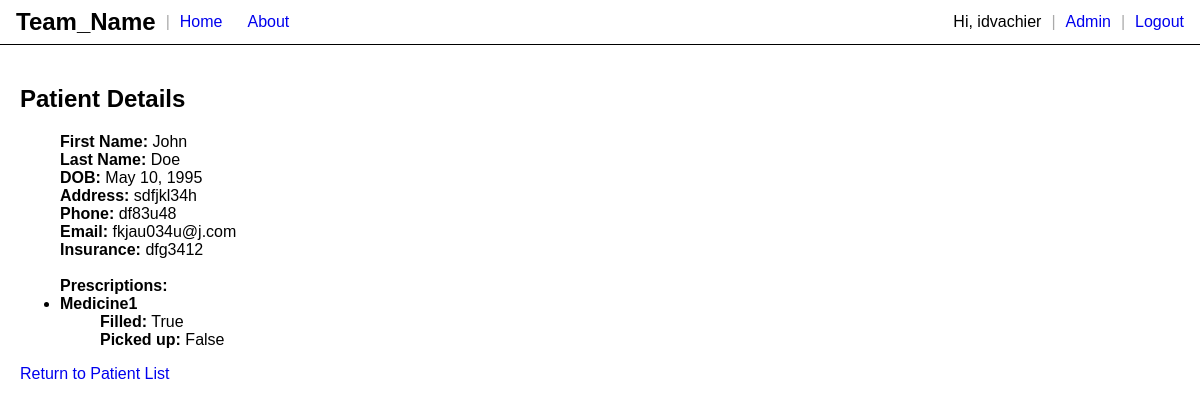
/patients/details/2/ (signed in), run on an earlier commit of the app's database.
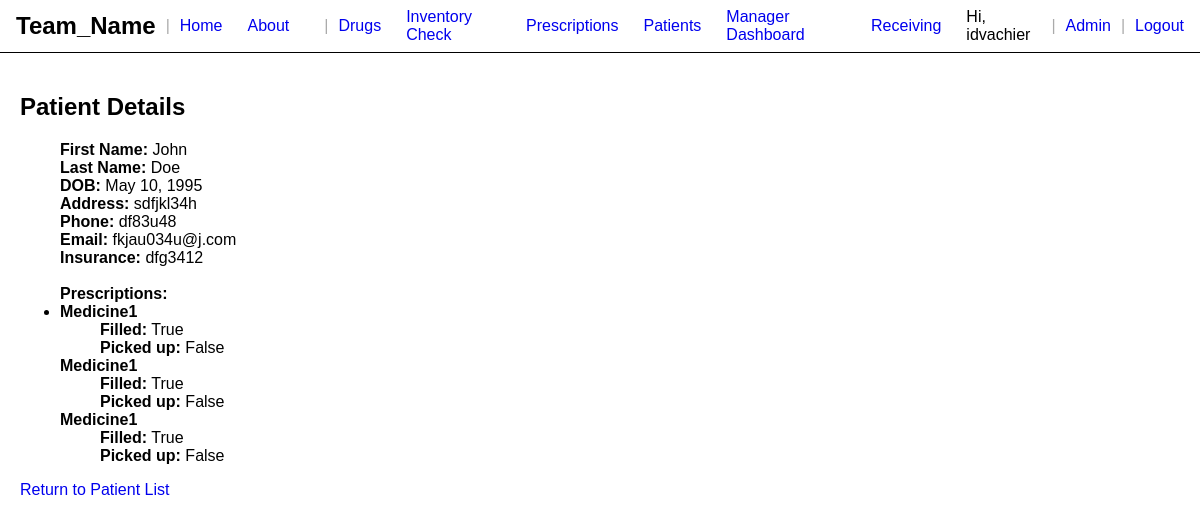
And on a later commit of the database.
### prescriptions/models.py (models this page shows, shortened)
class Prescription(models.Model):
    patient = models.ForeignKey(Patient, on_delete=models.CASCADE, null=True, related_name="prescriptions")
    medication = models.ForeignKey(Drug, on_delete=models.CASCADE, null=True)
    dosage = models.CharField(max_length=100)
    instructions = models.TextField(max_length=1000)
    doctor_name = models.CharField(max_length=100)
    in_person = models.BooleanField(default=False)
    date_prescribed = models.DateTimeField(auto_now_add=True)
    is_filled = models.BooleanField(default=False)  # New field to track if prescription is filled
    picked_up = models.BooleanField(default=False)  # New field to track if prescription has been picked up by patient
    created_by = CurrentUserField()

### drugs/models.py (models this page shows, shortened)
class Drug(models.Model):
    DOSAGE_FORM = [
        ("Tablet", "Tablet"),
        ("Capsule", "Capsule"),
        ("Liquid", "Liquid"),
        ("Ointment", "Ointment")
    ]
    DRUG_CLASS= [
        ('Analgesics', 'Analgesics'),
        ('Antibiotics', 'Antibiotics'),
        ('Antivirals', 'Antivirals'),
        ('Antidepressants', 'Antidepressants'),
        ('Antihypertensives', 'Antihypertensives'),
        ('Antihistamines', 'Antihistamines'),
        ('Anticoagulants', 'Anticoagulants'),
        ('Diuretics', 'Diuretics'),
        ('Hormonal agents', 'Hormonal agents'),
        ('Statins', 'Statins'),
        ('Beta-blockers', 'Beta-blockers'),
        ('Corticosteroids', 'Corticosteroids'),
        ('Mood stabilizers', 'Mood stabilizers'),
        ('Antipsychotics', 'Antipsychotics'),
        ('Immunosuppressants', 'Immunosuppressants'),
    ]
    RX_CHOICE = [
        ('Yes', 'Yes'),
        ('No', 'No'),
    ]
    drug_name    = models.CharField(max_length=255) # Common name.
    generic_name = models.CharField(max_length=255, blank=True, null=True) # Generic name.
    brand_name   = models.CharField(max_length=255, blank=True, null=True) # Brand names associated.
    dosage_form  = models.CharField(max_length=20, choices=DOSAGE_FORM) # Dosage form: tablet, capsule, liquid, ointment.
    strength     = models.PositiveIntegerField() # Amount of active ingredients per unit in mg.
    manufacturer = models.CharField(max_length=255) # Manufacturer name.
    drug_class   = models.CharField(max_length=20, choices=DRUG_CLASS) # Classification: antibiotic, analgesic...
    indications  = models.TextField(blank=True, null=True) # Medical condition for which the drug is prescribed.
    side_effects = models.TextField(blank=True, null=True) # Common side effects.
    contraind    = models.TextField(blank=True, null=True) # Conditions that serve as reasons to not use the drug.
    dosage_inst  = models.TextField(blank=True, null=True) # Recommended dosage.
    stock_qty    = models.PositiveIntegerField(default=0) # Number of units available.
    exp_date     = models.DateField() # Expiration date.
    rx_required  = models.CharField(max_length=20, choices=RX_CHOICE) # Is a prescription is necessary.
    price        = models.DecimalField(max_digits=10, decimal_places=2) # Cost of the drug per unit.
    storage_cond = models.TextField(blank=True, null=True) # Recommended storage information: temperature, light exposure...
    bar_code     = models.CharField(max_length=100, unique=True) # Unique identifier.
    created_at   = models.DateTimeField(auto_now_add=True) # Date of entry created.
    updated_at   = models.DateTimeField(auto_now=True) # Date of entry updated.

### patient/views.py (the view)
# urls.py: path('details/<int:pk>/', views.patient_details, name='patient_details')
@login_required
def patient_details(request, pk):
    patient = get_object_or_404(Patient, pk=pk)
    return render(request, 'patient_details.html', {'patient' : patient})

### drugs/templatetags/custom_filters.py (called while the page is built)
@register.filter
def is_in_group(user, group_names):
    group_list = group_names.split(',')
    return user.groups.filter(name__in=group_list).exists()

### patient/templates/patient_details.html (shortened to what this page needs)
{% extends "base.html" %}
{% load custom_filters %}
{% block css %}
    {% load static %}
    <link rel="stylesheet" type="text/css" href="{% static 'prescription_list.css' %}" />
{% endblock css %}
{% block content %}
    <html>
    <head>
    </head>
    <body>
        <h2>Patient Details</h2>
        <ul>
            <strong>First Name:</strong> {{ patient.first_name }}<br>
            <strong>Last Name:</strong> {{ patient.last_name }}<br>
            <strong>DOB:</strong> {{ patient.dob }}<br>
            <strong>Address:</strong> {{ patient.address }}<br>
            <strong>Phone:</strong> {{ patient.phone }}<br>
            <strong>Email:</strong> {{ patient.email }}<br>
            <strong>Insurance:</strong> {{ patient.insurance }}<br><br>
            <strong>Prescriptions:</strong><br>
                <li>
                {% for prescription in patient.prescriptions.all %}
                <strong>{{prescription.medication.drug_name}}</strong>
                <ul>
                    <strong>Filled:</strong> {{prescription.is_filled}}<br>
                    <strong>Picked up:</strong> {{prescription.picked_up}}<br>
                </ul>
                {% endfor %}
                </li>
        </ul>
    </body>
    <a href="{% url 'patient_list'%}">Return to Patient List</a>
    </html>
{% endblock %}

### templates/base.html (shortened to what this page needs)
<!DOCTYPE html>
<html lang="en">
    <head>
        {% block css %}
        {% endblock css %}
        {% load static %}
        <link rel="stylesheet" type="text/css" href="{% static 'base.css' %}" />
    </head>
    <body>
        <header>
            <div class="header-section brand">
                <h1>Team_Name</h1>
            </div>
            <span class="divider">|</span>
            <div class="header-section navigation">
                <a href="{% url 'landingPage' %}" class="nav-link">Home</a>
                <a href="{% url 'about' %}" class="nav-link">About</a>
                {% load custom_filters %}
                {% if user|is_in_group:"Pharmacy Technician,Pharmacist,Pharmacy Manager,Cashier" %}
                    <span class="divider">|</span>
                    <a href="{% url 'create_drug' %}"class="nav-link">Drugs</a>
                    <a href="{% url 'inventory_check' %}"class="nav-link">Inventory Check</a>
                    <a href="{% url 'prescriptions' %}" class="nav-link">Prescriptions</a>
                    <a href="{% url 'patients_main' %}" class="nav-link">Patients</a>
                {% endif %}
                {% if user|is_in_group:"Pharmacy Manager" %}
                <a href="{% url 'manager_dash' %}" class="nav-link">Manager Dashboard</a>
                <a href="{% url 'receiving_main' %}" class="nav-link">Receiving</a>
                {% endif %}
            </div>
            <div class="header-section auth-links">
                {% if user.is_authenticated %}
                    <span>Hi, {{ user.username }}</span>
                    <span class="divider">|</span>
                    <a href="{% url 'admin:index' %}" class="auth-link">Admin</a>
                    <span class="divider">|</span>
                    <a href="{% url 'logout' %}" class="auth-link">Logout</a>
                {% else %}
                    <a href="{% url 'login' %}" class="auth-link">Login</a>
                {% endif %}
            </div>
        </header>
        <div id="content">
            {% block content %}
            {% endblock content %}
        </div>
    </body>
</html>

What changed in the data, as far as the page shows it:
added Prescription: medication.drug_name "Medicine1", is_filled "True", picked_up "False"
added Prescription: medication.drug_name "Medicine1", is_filled "True", picked_up "False"
Also different on the page:
text now shown: "| Drugs Inventory Check Prescriptions Patients Manager Dashboard Receiving"
